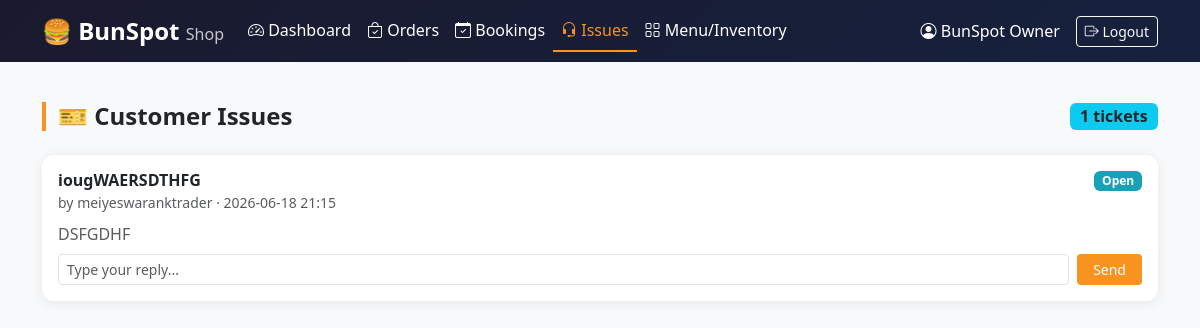
Page /shop/tickets (signed in) on the committed database.
### tables this page shows
CREATE TABLE tickets (
    id INTEGER PRIMARY KEY AUTOINCREMENT,
    user_id INTEGER,
    subject TEXT,
    message TEXT,
    reply TEXT,
    status TEXT DEFAULT 'open',
    created_at TIMESTAMP DEFAULT CURRENT_TIMESTAMP
);

CREATE TABLE users (
    id INTEGER PRIMARY KEY AUTOINCREMENT,
    name TEXT NOT NULL,
    email TEXT UNIQUE NOT NULL,
    password TEXT NOT NULL,
    phone TEXT,
    address TEXT,
    role TEXT DEFAULT 'customer'
);

### app.py (the view)
@app.route('/shop/tickets', methods=['GET','POST'])
def shop_tickets():
    if not session.get('shop_id'):
        return redirect(url_for('login'))
    db = get_db()
    if request.method == 'POST':
        db.execute('UPDATE tickets SET reply=?, status=? WHERE id=?',
                   (request.form['reply'], 'resolved', request.form['ticket_id']))
        db.commit()
        flash('Reply sent!', 'success')
    tickets = db.execute('''
        SELECT t.*, u.name as customer_name
        FROM tickets t LEFT JOIN users u ON t.user_id = u.id
        ORDER BY t.created_at DESC''').fetchall()
    db.close()
    return render_template('shop_tickets.html', tickets=tickets, page_role='shop')

### app.py (called while the page is built)
def get_db():
    conn = sqlite3.connect(DB_PATH)
    conn.row_factory = sqlite3.Row
    return conn

### templates/shop_tickets.html (shortened to what this page needs)
{% extends 'base.html' %}
{% block content %}
<div class="container py-4">
  <div class="d-flex justify-content-between align-items-center mb-4">
    <h4 class="section-title mb-0">🎫 Customer Issues</h4>
    <span class="badge bg-info text-dark fs-6">{{ tickets|length }} tickets</span>
  </div>
  {% if tickets %}
    {% for t in tickets %}
    <div class="card mb-3">
      <div class="card-body">
        <div class="d-flex justify-content-between align-items-start mb-2">
          <div>
            <h6 class="fw-bold mb-0">{{ t['subject'] }}</h6>
            <small class="text-muted">by {{ t['customer_name'] or 'Unknown' }} · {{ t['created_at'][:16] }}</small>
          </div>
          <span class="badge badge-{{ t['status'] }}">{{ t['status']|title }}</span>
        </div>
        <p class="text-muted mb-2">{{ t['message'] }}</p>
        {% if t['reply'] %}
        <div class="alert alert-success p-2 small mb-2">
          <strong>Your Reply:</strong> {{ t['reply'] }}
        </div>
        {% else %}
        <form method="POST" class="d-flex gap-2">
          <input type="text" name="reply" class="form-control form-control-sm" placeholder="Type your reply..." required>
          <button type="submit" class="btn btn-orange btn-sm px-3">Send</button>
        </form>
        {% endif %}
      </div>
    </div>
    {% endfor %}
  {% else %}
  <div class="text-center py-5 text-muted">
    <div class="fs-1">🎫</div>
    <p class="mt-2">No customer issues yet.</p>
  </div>
  {% endif %}
</div>
{% endblock %}

### templates/base.html (style rules this page uses)
body { background: #f8f9fa; font-family: 'Segoe UI', sans-serif; }
.card { border: none; border-radius: 12px; box-shadow: 0 2px 12px rgba(0,0,0,0.08); }
.badge-open { background: #17a2b8; color: #fff; }
.section-title { border-left: 4px solid #f7931e; padding-left: 12px; font-weight: 700; margin-bottom: 20px; }
.btn-orange { background: #f7931e; color: #fff; border: none; }

### rows in the picture
tickets: subject "iougWAERSDTHFG", name "meiyeswaranktrader", created_at "2026-06-18 21:15", status "Open", message "DSFGDHF"

### other values in the picture
{{ session.get('shop_name','Owner') }} "BunSpot Owner"
{{ tickets|length }} "1"
